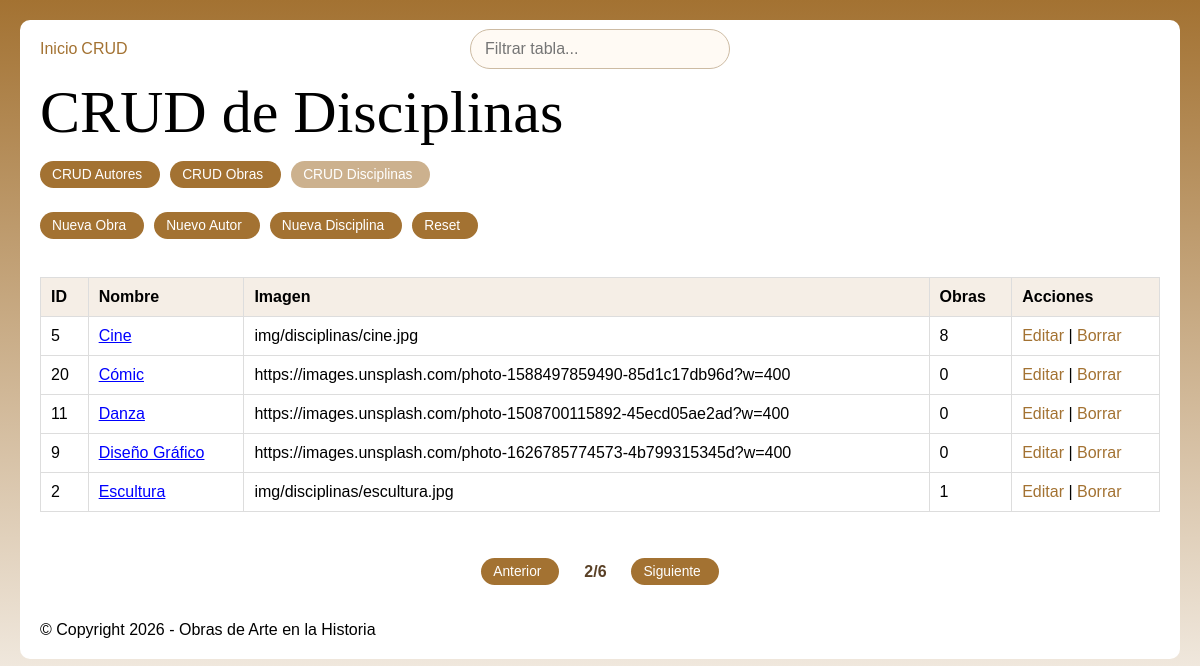
The page /crud/listado_crud_disciplinas.php?pagina=2 on the database its author committed.
### tables this page shows
CREATE TABLE `disciplinas` (
  `id` int NOT NULL AUTO_INCREMENT,
  `nombre` varchar(100) NOT NULL,
  `imagen` varchar(255) DEFAULT NULL,
  PRIMARY KEY (`id`)
);

### crud/listado_crud_disciplinas.php (the view, shortened to what this page needs)
<?php
require_once '../functions.php';
$filas_por_pagina = 5;
$pagina_actual = isset($_GET['pagina']) ? (int) $_GET['pagina'] : 1;
$offset = ($pagina_actual - 1) * $filas_por_pagina;
$sql = "
SELECT
    disciplinas.id,
    disciplinas.nombre,
    disciplinas.imagen,
    COUNT(DISTINCT obras_disciplinas.obra_id) AS total_obras
FROM disciplinas
LEFT JOIN obras_disciplinas ON disciplinas.id = obras_disciplinas.disciplina_id
GROUP BY disciplinas.id, disciplinas.nombre, disciplinas.imagen
ORDER BY disciplinas.nombre ASC
LIMIT $filas_por_pagina OFFSET $offset
";
$disciplinas = consulta($sql);
?>
<h1>CRUD de Disciplinas</h1>
<div class="crud-panel-tabs">
    <a class="btn btn-panel" href="listado_crud_autores.php">CRUD Autores</a>
    <a class="btn btn-panel" href="listado_crud_obras.php">CRUD Obras</a>
    <span class="btn btn-panel btn-panel-activo">CRUD Disciplinas</span>
</div>
<div class="crud-acciones">
    <a class="btn" href="create_obra.php">Nueva Obra</a>
    <a class="btn" href="create_autor.php">Nuevo Autor</a>
    <a class="btn" href="create_disciplina.php">Nueva Disciplina</a>
    <a class="btn" href="reset.php">Reset</a>
</div>
<div class="tabla-scroll">
    <table class="tabla-crud">
        <thead>
            <tr>
                <th>ID</th>
                <th>Nombre</th>
                <th>Imagen</th>
                <th>Obras</th>
                <th>Acciones</th>
            </tr>
        </thead>
        <tbody>
            <?php if (empty($disciplinas)): ?>
                <tr>
                    <td colspan="5">No hay disciplinas registradas.</td>
                </tr>
            <?php else: ?>
                <?php foreach ($disciplinas as $disciplina): ?>
                    <tr>
                        <td><?= $disciplina['id'] ?></td>
                        <td><a class="enlace-autor" href="../infoDisciplina.php?id=<?= $disciplina['id'] ?>&volver=crud_disciplinas"><?= $disciplina['nombre'] ?></a></td>
                        <td><?= $disciplina['imagen'] ?: '-' ?></td>
                        <td><?= $disciplina['total_obras'] ?></td>
                        <td>
                            <a href="update_disciplina.php?id=<?= $disciplina['id'] ?>">Editar</a> |
                            <a href="delete_disciplina.php?id=<?= $disciplina['id'] ?>" onclick="return confirm('&iquest;Seguro que quieres borrar esta disciplina?')">Borrar</a>
                        </td>
                    </tr>
                <?php endforeach; ?>
            <?php endif; ?>
        </tbody>
    </table>
</div>

### assets/css/style.css (style rules this page uses)
* { margin: 0; padding: 0; }
:root { --c1: var(--color-main); --cl: var(--color-light); --cd: var(--color-dark); --color-main: rgb(163, 114, 50); --color-secundary: rgb(173, 83, 50); --color-light: white; --color-dark: black; --ff: sans-serif; --ff2: monospace; --mxw: 1160px; }
*, *::before, *::after { box-sizing: border-box; }
html { font-family: sans-serif; padding: 20px; background: linear-gradient(var(--c1), var(--cl)); min-height: 100dvh; }
body { max-width: var(--mxw); margin: 0 auto; background: var(--cl); padding: 20px; border-radius: 10px; }
a { color: var(--c1); text-decoration: none; }
.enlace-autor { color: blue; text-decoration: underline; }
.tabla-scroll { overflow-x: auto; }
.tabla-crud { width: 100%; border-collapse: collapse; margin: 20px 0; }
.tabla-crud th, .tabla-crud td { border: 1px solid #ddd; padding: 10px; text-align: left; }
.tabla-crud th { background: #f5eee6; }
.crud-acciones { display: flex; gap: 10px; align-items: center; margin: 12px 0; }
.crud-panel-tabs { display: flex; gap: 10px; align-items: center; margin: 8px 0 2px; }
.btn-panel { background-color: #3f6b78; }
.btn-panel-activo { opacity: 0.55; cursor: default; pointer-events: none; }
.btn, input[type="submit"] { background-color: var(--c1); padding: 6px 18px 6px 12px; text-align: center; display: inline-block; font-size: 0.86em; color: white; border-radius: 20px; margin: 6px 0; border: none; cursor: pointer; outline: solid 0px var(--c1); transition: .4s; }
*:not(a):not(input):not(button) { cursor: default; }
h1, h2, h3, h4, h5, h6 { font-family: "Libre Baskerville", serif !important; font-optical-sizing: auto; font-weight: 400; font-style: normal; }
h1 { font-size: clamp(2rem, 5vw, 6rem); }
h1, h2, h3, img, h1:nth-child(2n) { animation: reveal linear both; animation-timeline: view(); animation-range: entry 10% cover 35%; }

### rows shown on the page
disciplinas: id "5", nombre "Cine", imagen "img/disciplinas/cine.jpg", total_obras "8"
disciplinas: id "20", nombre "Cómic", imagen "https://images.unsplash.com/photo-1588497859490-85d1c17db96d?w=400", total_obras "0"
disciplinas: id "11", nombre "Danza", imagen "https://images.unsplash.com/photo-1508700115892-45ecd05ae2ad?w=400", total_obras "0"
disciplinas: id "9", nombre "Diseño Gráfico", imagen "https://images.unsplash.com/photo-1626785774573-4b799315345d?w=400", total_obras "0"
disciplinas: id "2", nombre "Escultura", imagen "img/disciplinas/escultura.jpg", total_obras "1"

### other values the page prints
$pagina_actual "2"
$total_paginas "6"
TITLE "Obras de Arte en la Historia"
